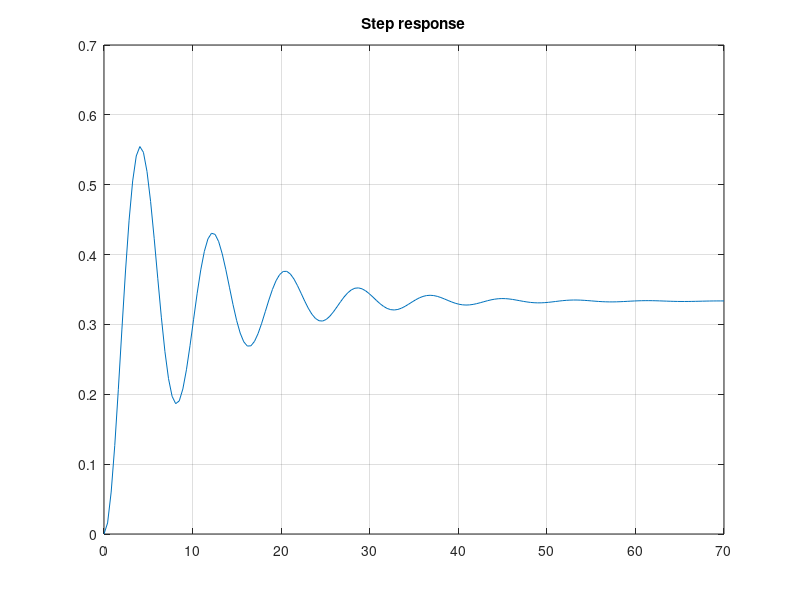
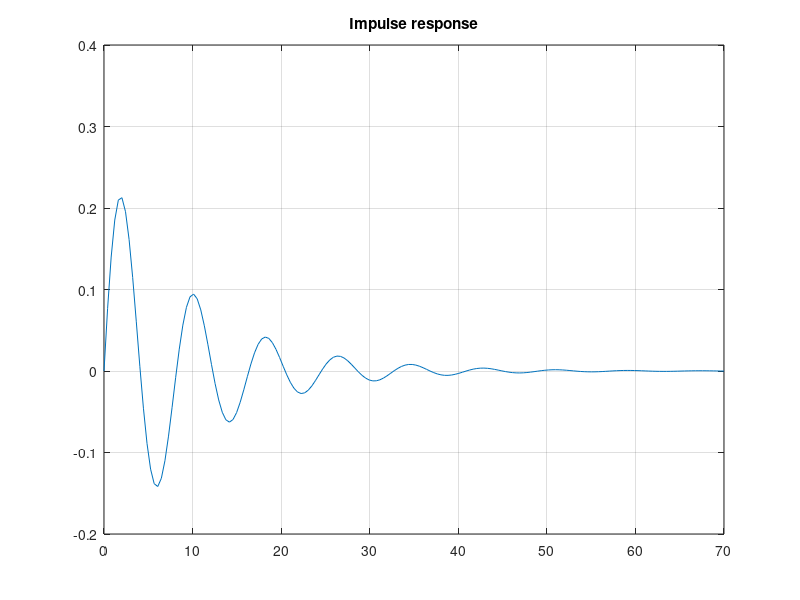
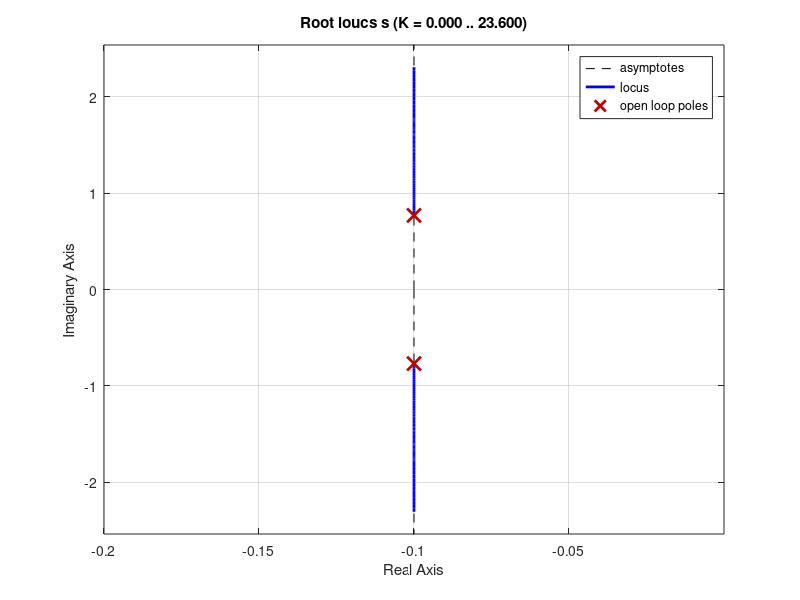

These figures' MATLAB source, in order:
% Analysis of the mass-damper-spring system with constants (m, k, b)

% Create transfer function
m = 5;
k = 1;
b = 3;

s = tf(1, [m k b])

% Find natural frequency, damping ratio, poles, and period
[wn, zeta, p] = damp(s)
T = 2*pi/wn

% Plot step response
figure(1)
[y, t] = step(s);
plot(t, y)
grid on
title('Step response')

% Plot impulse response
figure(2)
[y, t] = impulse(s);
plot(t, y)
grid on
title('Impulse response')

% Plot root locus
figure(3)
rlocus(s)
grid on